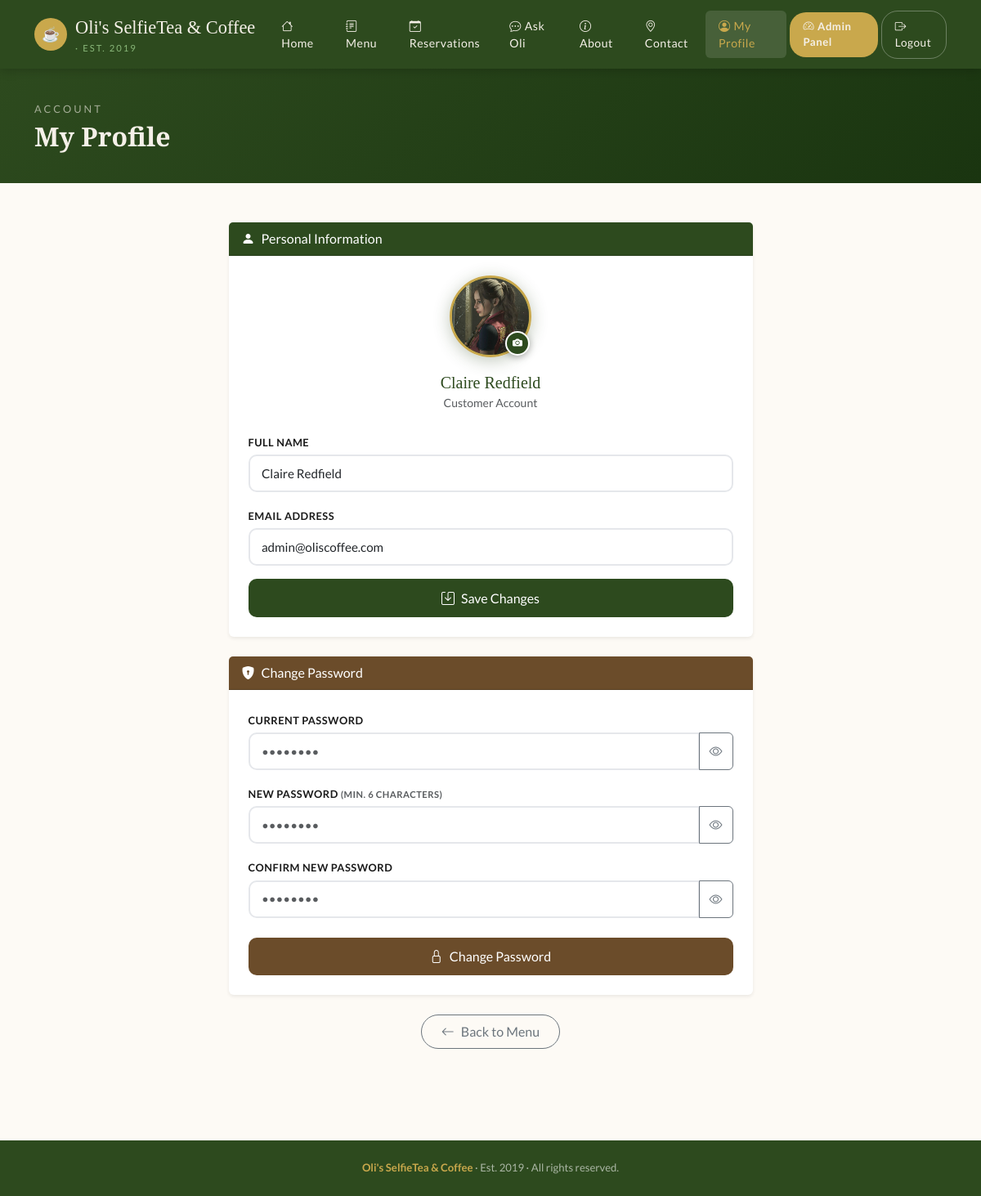
The app's page /profile.php (signed in) with its own data.
### tables this page shows
CREATE TABLE `users` (
  `id` int(11) NOT NULL AUTO_INCREMENT,
  `name` varchar(100) NOT NULL,
  `email` varchar(100) NOT NULL,
  `password` varchar(255) NOT NULL,
  `role` enum('admin','customer') DEFAULT 'customer',
  `created_at` timestamp NOT NULL DEFAULT current_timestamp(),
  `profile_pic` varchar(255) DEFAULT NULL,
  PRIMARY KEY (`id`),
  UNIQUE KEY `email` (`email`)
);

### includes/Auth.php (called while the page is built, shortened)
<?php
class Auth {
    public static function check(): bool {
        return isset($_SESSION['logged_in']) && $_SESSION['logged_in'] === true;
    }
    public static function isAdmin(): bool {
        return self::check() && $_SESSION['user_role'] === 'admin';
    }
}
?>

### profile.php (the view, shortened to what this page needs)
<?php
require_once 'includes/Auth.php';
$db = getDB();
$userId = $_SESSION['user_id'];
$stmt = $db->prepare("SELECT id, name, email, profile_pic FROM users WHERE id = ?");
$stmt->bind_param("i", $userId);
$stmt->execute();
$user = $stmt->get_result()->fetch_assoc();
?>
<!DOCTYPE html>
<html lang="en">
<head>
  <link rel="stylesheet" href="https://cdn.jsdelivr.net/npm/bootstrap@5.3.2/dist/css/bootstrap.min.css">
  <link rel="stylesheet" href="https://cdn.jsdelivr.net/npm/bootstrap-icons@1.11.3/font/bootstrap-icons.min.css">
  <link rel="stylesheet" href="css/style.css">
</head>
<body>
<nav class="navbar navbar-expand-lg">
  <div class="container">
    <a class="navbar-brand" href="index.php">
      <div class="brand-logo">☕</div>
      <div>Oli's SelfieTea & Coffee <span class="sub">· Est. 2019</span></div>
    </a>
    <div class="collapse navbar-collapse" id="navMenu">
      <ul class="navbar-nav ms-auto align-items-center gap-1">
        <li class="nav-item"><a class="nav-link" href="index.php"><i class="bi bi-house me-1"></i>Home</a></li>
        <li class="nav-item"><a class="nav-link" href="menu.php"><i class="bi bi-journal-text me-1"></i>Menu</a></li>
        <li class="nav-item"><a class="nav-link" href="book_reservation.php"><i class="bi bi-calendar-check me-1"></i>Reservations</a></li>
        <li class="nav-item"><a class="nav-link" href="chatbot.php"><i class="bi bi-chat-dots me-1"></i>Ask Oli</a></li>
        <li class="nav-item"><a class="nav-link" href="about.php"><i class="bi bi-info-circle me-1"></i>About</a></li>
        <li class="nav-item"><a class="nav-link" href="contact.php"><i class="bi bi-geo-alt me-1"></i>Contact</a></li>
        <li class="nav-item"><a class="nav-link active" href="profile.php"><i class="bi bi-person-circle me-1"></i>My Profile</a></li>
                <?php if (Auth::isAdmin()): ?>
        <li class="nav-item">
          <a class="nav-link" href="admin/dashboard.php"
             style="background:var(--gold);color:var(--green-dark);border-radius:20px;padding:5px 14px;font-weight:700;font-size:0.82rem;">
            <i class="bi bi-speedometer2 me-1"></i>Admin Panel
          </a>
        </li>
        <?php endif; ?>
        <li class="nav-item">
          <a class="btn-logout nav-link" href="logout.php">
            <i class="bi bi-box-arrow-right me-1"></i>Logout
          </a>
        </li>
      </ul>
    </div>
  </div>
</nav>
<div style="background: linear-gradient(135deg, var(--green-dark), #1a3510); padding: 40px 0 30px; color: var(--cream);">
  <div class="container">
    <p style="font-size:0.8rem; letter-spacing:3px; text-transform:uppercase; color:rgba(245,240,232,0.6); margin-bottom:4px;">Account</p>
    <h2 style="font-family:'Playfair Display',serif; font-weight:700;">My Profile</h2>
  </div>
</div>
<div class="container py-5">
  <div class="row justify-content-center">
    <div class="col-lg-7">
      <div class="card border-0 shadow-sm mb-4">
        <div class="card-header" style="background:var(--green-dark); color:white;">
          <i class="bi bi-person-fill me-2"></i>Personal Information
        </div>
        <div class="card-body p-4">
          <div class="text-center mb-4">
            <?php $picSrc = !empty($user['profile_pic']) ? 'uploads/profiles/' . htmlspecialchars($user['profile_pic']) : ''; ?>
            <div style="position:relative; display:inline-block;">
              <div id="avatarCircle" style="width:100px; height:100px; border-radius:50%; overflow:hidden;
                          background: linear-gradient(135deg, var(--green-dark), var(--green-mid));
                          display:flex; align-items:center; justify-content:center;
                          font-size:2.8rem; margin:0 auto; box-shadow:0 4px 20px rgba(45,74,30,0.3);
                          border: 3px solid var(--gold);">
                <?php if ($picSrc): ?>
                  <img src="<?= $picSrc ?>" alt="Profile" style="width:100%;height:100%;object-fit:cover;">
                <?php else: ?>
                  👤
                <?php endif; ?>
              </div>
              <label for="photoInput" title="Change photo"
                style="position:absolute; bottom:2px; right:2px; width:30px; height:30px;
                       background:var(--green-dark); border-radius:50%; cursor:pointer;
                       display:flex; align-items:center; justify-content:center;
                       box-shadow:0 2px 8px rgba(0,0,0,0.3); border:2px solid white;">
                <i class="bi bi-camera-fill" style="color:white; font-size:0.75rem;"></i>
              </label>
            </div>
            <h5 class="mt-3 mb-0" style="font-family:'Playfair Display',serif; color:var(--green-dark);">
              <?= htmlspecialchars($user['name']) ?>
            </h5>
            <small class="text-muted">Customer Account</small>
          </div>
          <form method="POST">
            <div class="mb-3">
              <label class="form-label">Full Name</label>
              <input type="text" name="name" class="form-control" required
                     value="<?= htmlspecialchars($user['name']) ?>">
            </div>
            <div class="mb-3">
              <label class="form-label">Email Address</label>
              <input type="email" name="email" class="form-control" required
                     value="<?= htmlspecialchars($user['email']) ?>">
            </div>
            <button type="submit" class="btn w-100" style="background:var(--green-dark); color:white; border-radius:10px; padding:0.65rem;">
              <i class="bi bi-save me-2"></i>Save Changes
            </button>
          </form>
        </div>
      </div>
      <div class="card border-0 shadow-sm">
        <div class="card-header" style="background:var(--brown); color:white;">
          <i class="bi bi-shield-lock-fill me-2"></i>Change Password
        </div>
        <div class="card-body p-4">
          <form method="POST">
            <div class="mb-3">
              <label class="form-label">Current Password</label>
              <div class="input-group">
                <input type="password" name="current_password" id="curPw" class="form-control" required placeholder="••••••••">
                <button type="button" class="btn btn-outline-secondary" onclick="togglePw('curPw', this)">
                  <i class="bi bi-eye"></i>
                </button>
              </div>
            </div>
            <div class="mb-3">
              <label class="form-label">New Password <small class="text-muted">(min. 6 characters)</small></label>
              <div class="input-group">
                <input type="password" name="new_password" id="newPw" class="form-control" required placeholder="••••••••">
                <button type="button" class="btn btn-outline-secondary" onclick="togglePw('newPw', this)">
                  <i class="bi bi-eye"></i>
                </button>
              </div>
            </div>
            <div class="mb-4">
              <label class="form-label">Confirm New Password</label>
              <div class="input-group">
                <input type="password" name="confirm_password" id="conPw" class="form-control" required placeholder="••••••••">
                <button type="button" class="btn btn-outline-secondary" onclick="togglePw('conPw', this)">
                  <i class="bi bi-eye"></i>
                </button>
              </div>
            </div>
            <button type="submit" class="btn w-100" style="background:var(--brown); color:white; border-radius:10px; padding:0.65rem;">
              <i class="bi bi-lock me-2"></i>Change Password
            </button>
          </form>
        </div>
      </div>
      <div class="text-center mt-4">
        <a href="index.php" class="btn btn-outline-secondary" style="border-radius:25px; padding:8px 24px;">
          <i class="bi bi-arrow-left me-2"></i>Back to Menu
        </a>
      </div>
    </div>
  </div>
</div>
<footer>
  <strong>Oli's SelfieTea & Coffee</strong> · Est. 2019 · All rights reserved.
</footer>
</body>
</html>

### css/style.css (style rules this page uses)
:root { --green-dark: #2d4a1e; --green-mid: #4a7c35; --green-light: #8ab87a; --cream: #f5f0e8; --warm-white: #fdfaf5; --gold: #c9a84c; --brown: #6b4c2a; --text-dark: #1a1a1a; --text-muted: #6b7280; --shadow: 0 4px 20px rgba(0,0,0,0.1); --radius: 12px; }
* { box-sizing: border-box; margin: 0; padding: 0; }
body { font-family: 'Lato', sans-serif; background: var(--warm-white); color: var(--text-dark); min-height: 100vh; }
.navbar { background: var(--green-dark) !important; padding: 0.75rem 0; box-shadow: 0 2px 12px rgba(0,0,0,0.2); }
.navbar-brand { font-family: 'Playfair Display', serif; font-size: 1.4rem; color: var(--cream) !important; display: flex; align-items: center; gap: 10px; }
.navbar-brand .brand-logo { width: 40px; height: 40px; border-radius: 50%; background: var(--gold); display: flex; align-items: center; justify-content: center; font-size: 1.1rem; }
.navbar-brand span.sub { font-family: 'Lato', sans-serif; font-size: 0.7rem; color: var(--green-light); display: block; letter-spacing: 2px; text-transform: uppercase; }
.nav-link { color: var(--cream) !important; font-size: 0.88rem; letter-spacing: 0.5px; padding: 0.5rem 1rem !important; border-radius: 6px; transition: background 0.2s; }
.nav-link:hover, .nav-link.active { background: rgba(255,255,255,0.12) !important; color: var(--gold) !important; }
.btn-logout { background: transparent; border: 1px solid rgba(255,255,255,0.3); color: var(--cream) !important; font-size: 0.85rem; padding: 0.35rem 1rem; border-radius: 20px; transition: all 0.2s; }
.form-label { font-weight: 700; font-size: 0.8rem; color: var(--text-dark); letter-spacing: 0.5px; text-transform: uppercase; margin-bottom: 5px; }
.form-control { border: 2px solid #e5e7eb; border-radius: 10px; padding: 0.6rem 0.9rem; font-size: 0.95rem; transition: border-color 0.2s; }
footer { background: var(--green-dark); color: rgba(255,255,255,0.6); text-align: center; padding: 1.5rem; font-size: 0.82rem; margin-top: 4rem; }
footer strong { color: var(--gold); }

### records on screen
users: profile_pic (picture), name "Claire Redfield", email "admin@oliscoffee.com"
